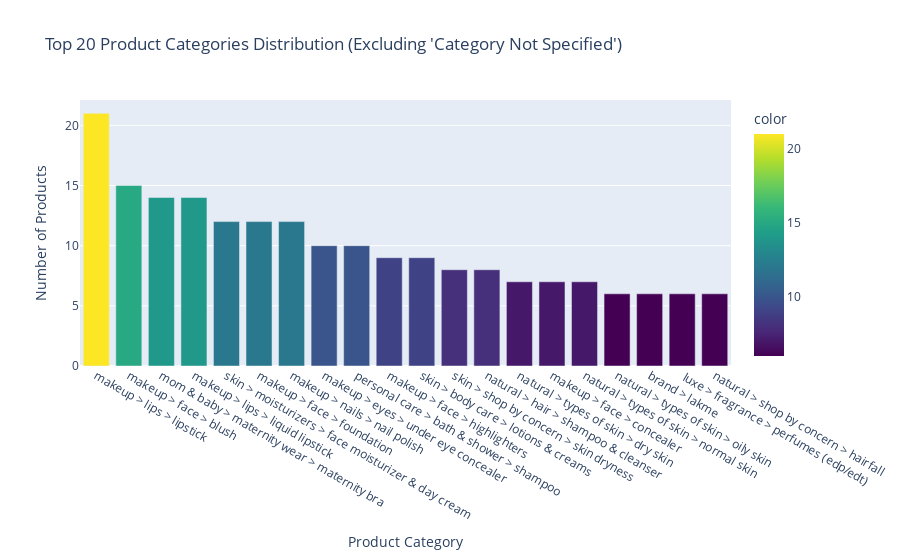

Here is the notebook cell this chart was saved with:
### Markdown cell above
<a id="4.2"></a>
## <b>4.2 <span style='color:#de9e46'> Visualizing Top 20 Product Categories Distribution </span></b>

### Code cell
# Exclude 'Category Not Specified' from the analysis
filtered_df = metadata_original_df[metadata_original_df['Product Category'] != 'category not specified']

# Count the occurrences of each category and select the top 20
category_counts = filtered_df['Product Category'].value_counts().head(20)

# Create the bar chart
fig = px.bar(
    category_counts,
    x=category_counts.index,
    y=category_counts.values,
    title="Top 20 Product Categories Distribution (Excluding 'Category Not Specified')",
    labels={'x': 'Product Category', 'y': 'Number of Products'},
    color=category_counts.values,
    color_continuous_scale=px.colors.sequential.Viridis
)

# Show the figure
fig.show()

### Figure 1 — Plotly figure (JSON) as saved in the notebook; plotly's stock layout.template omitted (floating-point values rounded to 4 significant figures)
{"data": [{"alignmentgroup": "True", "hovertemplate": "Product Category=%{x}<br>Number of Products=%{y}<br>color=%{marker.color}<extra></extra>", "legendgroup": "", "marker": {"color": [21, 15, 14, 14, 12, 12, 12, 10, 10, 9, 9, 8, 8, 7, 7, 7, 6, 6, 6, 6], "coloraxis": "coloraxis", "pattern": {"shape": ""}}, "name": "", "offsetgroup": "", "orientation": "v", "showlegend": false, "textposition": "auto", "type": "bar", "x": ["makeup > lips > lipstick", "makeup > face > blush", "mom & baby > maternity wear > maternity bra", "makeup > lips > liquid lipstick", "skin > moisturizers > face moisturizer & day cream", "makeup > face > foundation", "makeup > nails > nail polish", "makeup > eyes > under eye concealer", "personal care > bath & shower > shampoo", "makeup > face > highlighters", "skin > body care > lotions & creams", "skin > shop by concern > skin dryness", "natural > hair > shampoo & cleanser", "natural > types of skin > dry skin", "makeup > face > concealer", "natural > types of skin > normal skin", "natural > types of skin > oily skin", "brand > lakme", " luxe > fragrance > perfumes (edp/edt)", "natural > shop by concern > hairfall"], "xaxis": "x", "y": [21, 15, 14, 14, 12, 12, 12, 10, 10, 9, 9, 8, 8, 7, 7, 7, 6, 6, 6, 6], "yaxis": "y"}], "layout": {"barmode": "relative", "coloraxis": {"colorbar": {"title": {"text": "color"}}, "colorscale": [[0, "#440154"], [0.1111, "#482878"], [0.2222, "#3e4989"], [0.3333, "#31688e"], [0.4444, "#26828e"], [0.5556, "#1f9e89"], [0.6667, "#35b779"], [0.7778, "#6ece58"], [0.8889, "#b5de2b"], [1, "#fde725"]]}, "legend": {"tracegroupgap": 0}, "title": {"text": "Top 20 Product Categories Distribution (Excluding 'Category Not Specified')"}, "xaxis": {"anchor": "y", "domain": [0, 1], "title": {"text": "Product Category"}}, "yaxis": {"anchor": "x", "domain": [0, 1], "title": {"text": "Number of Products"}}}}
